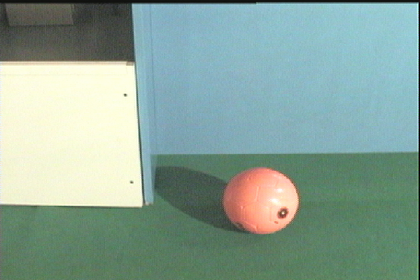
%> input picture ball.bmp, 420 x 280 px, shrunk from 600 x 400 before the run
$ octave main.m   (GNU Octave 9; MATLAB toolbox functions it lacks are replaced by stand-ins)
%> lines starting %> are read from the running program, lines starting %| are printed output that depends on the picture; in (x1, y1, x2, y2) boxes, pixels count from 0 and x2, y2 are one past the last pixel; in counts of white or black regions, pixels touching at a corner belong together; the program's own positions count from 1
### Myrgb2hsi.m
function [Hue,Sat,Inten] = Myrgb2hsi(rgb)
rgb = im2double(rgb);
r = rgb(:, :, 1);
g = rgb(:, :, 2);
b = rgb(:, :, 3);
% Implement of the conversion.

no = 0.5*((r - g) + (r - b));
dn = sqrt((r - g).^2 + (r - b).*(g - b));
th = acos(no./(dn + eps));
H = th;
H(b > g) = 2*pi - H(b > g);
H = H/(2*pi);
no = min(min(r, g), b);
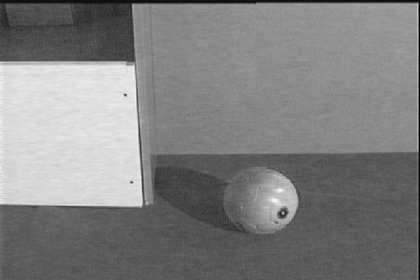
%> no: size 280x420 double; min 0, max 0.98, mean 0.504
dn = r + g + b;
dn(dn == 0) = eps;
%> dn: size 280x420 double; min 2.22e-16, max 2.98, mean 1.78
S = 1 - 3.* no./dn;
H(S == 0) = 0;
%> H: size 280x420 double; min 0, max 0.998, mean 0.375
I = (r + g + b)/3;

Hue = (H);
Sat = (S);
Inten = (I);

### main.m

%      Name   : Nilesh Sisodiya
%      EMAIL  : ns63833n@pace.edu

disp('--Finish Solving Question 1(A)--')

[Hue,Sat,Inten] = Myrgb2hsi(imread('ball.bmp'));

%%%%%%%%%%%%%%%%%%%%%%%%%%%%%%%%%%%%%%%%%%
% [28 lines of commented-out code are left out]

%%%%%%%%%%%%%%%%%%%%%%%%%%%%%%%%%%%%%%%%%%%%%%%%%%


subplot(1,3,1)
imshow(Hue);
title('Hue image');

subplot(1,3,2)
imshow(Sat);
title('Saturation image');

subplot(1,3,3)
imshow(Inten);
title('Intensity image');
pause;

E = rgb2hsv(imread('ball.bmp'));
%> E: size 280x420x3 double; mean H, S, V 0.377, 0.249, 0.667
HUE = E(:,:,1);
SAT = E(:,:,2);
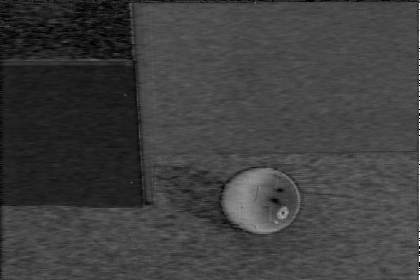
%> SAT: size 280x420 double; min 0, max 1, mean 0.249
INTEN = E(:,:,3);
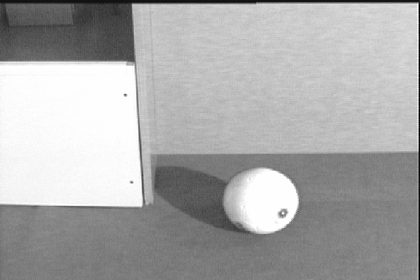
%> INTEN: size 280x420 double; min 0, max 1, mean 0.667

figure;

subplot(1,3,1)
imshow(HUE);
title('Hue image');

subplot(1,3,2)
imshow(SAT);
title('Saturation image');

subplot(1,3,3)
imshow(INTEN);
title('Intensity image');
pause;

figure;
subplot(2,3,1)
imshow(Hue);

subplot(2,3,2)
imshow(Sat);
title('My function');

subplot(2,3,3)
imshow(Inten);

subplot(2,3,4)
imshow(HUE);

subplot(2,3,5)
imshow(SAT);
title('Matlab function');

subplot(2,3,6)
imshow(INTEN);

pause;

Subt1 = imsubtract(HUE,Hue);
Subt2 = imsubtract(SAT,Sat);
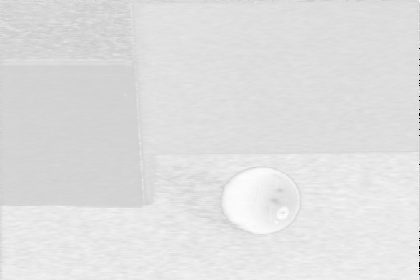
%> Subt2: size 280x420 double; min -1, max 0.25, mean 0.0982; drawn with min black and max white
Subt3 = imsubtract(INTEN,Inten);

figure;

subplot(1,3,1)
imshow(Subt1);
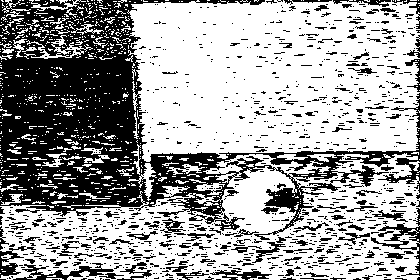
%> displayed picture: size 280x420, on the screen's scale of 0 to 255; values 0 (black) and 1 (white), 63.4% white; 1070 black regions (945 under 20 px), largest, box (x1, y1, x2, y2) and area: (0, 0, 420, 240) 31287, (371, 208, 420, 276) 596, (13, 263, 114, 280) 573

subplot(1,3,2)
imshow(Subt2);
title('Differences between functions');

subplot(1,3,3)
imshow(Subt3);

disp('H space remains the same other two space changes. Here s space is darker in the my function and v space is lighter in the matlab function. Images with matab function has more intensity values than the my function.');
pause;

disp('--Finish Solving Question 1(B)--')

E = rgb2hsv(imread('ball.bmp'));
E = im2double(E);
V = E(:,:,3);

Fsobel = edge(V,'sobel');
%> Fsobel: size 280x420 logical; 1.5% white in thin lines or dots
Fprewitt = edge(V,'prewitt');
%> Fprewitt: size 280x420 logical; 1.5% white in thin lines or dots
Froberts =  edge(V,'roberts');
%> Froberts: size 280x420 logical; 1.4% white in thin lines or dots
Fcanny = edge(V,'canny',0.3);
%> Fcanny: size 280x420 logical; 1.6% white in thin lines or dots
Flog = edge(V,'log');
%> Flog: size 280x420 logical; 2.4% white in thin lines or dots

figure;
subplot(2,3,1)
imshow(V);

subplot(2,3,2)
imshow(Fsobel);
title('Sobel');

subplot(2,3,3)
imshow(Fprewitt);
title('prewitt');

subplot(2,3,4)
imshow(Froberts);
title('roberts');

subplot(2,3,5)
imshow(Fcanny);
title('canny');

subplot(2,3,6)
imshow(Flog);
title('Laplacian of gaussian,');

disp('Amoung the all edge detection techniques canny edge detection technique gives the best result it removes the noise and gives the clear edge.');
disp('sobel techniue is used to find the estimated absolute gradient magnitude at each point in n number of input in image.');
disp('Prewitt techniuqe gives the faster estimates of magnitude and orientation of an edge.');
disp('robert method is useful for regions of high spatial frequency.');
pause;
close all;

disp('--Finish Solving Question 1(C)--')

O = imread('Ball.bmp');
%> O is the input picture: size 280x420x3 uint8; mean R, G, B 137.4, 163.6, 152.2
O = im2double(O);
T = rgb2hsv(imread('ball.bmp'));
T = im2double(T);
Hspace = T(:,:,1);

[r,c] = size(Hspace);
%> r = 280; c = 420
for i = 1:r
    for j = 1:c
        if Hspace(i,j) >= 0.01 && Hspace(i,j) <= 0.1
        else
            Hspace(i,j) = 0;
        end
    end
end

s1 = strel('square',4);
s2 = strel('square',8);
Er = imerode(Hspace, s1);
Dl = imdilate(Er,s2);
Ball = imfill(Dl,'holes');

Ilabel = bwlabeln(Ball);
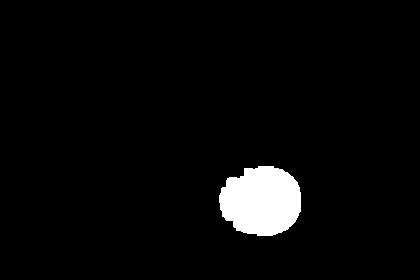
%> Ilabel: size 280x420 double; values 0 (black) and 1 (white), 3.9% white; 1 white region, box (x1, y1, x2, y2) and area: (219, 166, 301, 236) 4531
stat = regionprops(Ilabel,'centroid');
%> stat = 1 region; Centroid: [262 201.7]
 imshow(Ball,[]);
 title('Ball in H-space'); hold on;
for x = 1: numel(stat)
    plot(stat(x).Centroid(1),stat(x).Centroid(2),'b*');
end
%> this loop made 1 pass
pause;

Ilabel3 = bwlabeln(O);
stat2 = regionprops(Ilabel3,'centroid');
%> stat2 = 1 region; Centroid: [210.2 140.5 2]
 imshow(O);
 title('Ball in Origional image'); hold on;
for x = 1: numel(stat)
    plot(stat(x).Centroid(1),stat(x).Centroid(2),'b*');
end
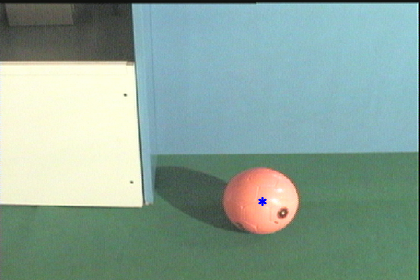
%> figure redrawn from the program's plot data; its title reads 'Ball in Origional image'
pause;

clear all;
close all;
